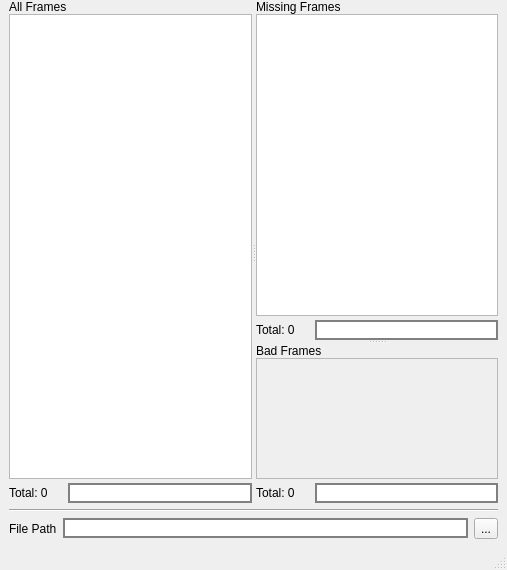
<?xml version="1.0" encoding="UTF-8"?>
<ui version="4.0">
 <class>MainWindow</class>
 <widget class="QMainWindow" name="MainWindow">
  <property name="geometry">
   <rect>
    <x>0</x>
    <y>0</y>
    <width>507</width>
    <height>570</height>
   </rect>
  </property>
  <property name="windowTitle">
   <string>MainWindow</string>
  </property>
  <widget class="QWidget" name="centralwidget">
   <layout class="QVBoxLayout" name="verticalLayout">
    <property name="topMargin">
     <number>0</number>
    </property>
    <item>
     <widget class="QSplitter" name="splitter_2">
      <property name="orientation">
       <enum>Qt::Horizontal</enum>
      </property>
      <widget class="QWidget" name="layoutWidget">
       <layout class="QVBoxLayout" name="verticalLayout_5">
        <property name="spacing">
         <number>0</number>
        </property>
        <item>
         <widget class="QLabel" name="label_3">
          <property name="text">
           <string>All Frames</string>
          </property>
         </widget>
        </item>
        <item>
         <widget class="QPlainTextEdit" name="allFramesBox">
          <property name="font">
           <font>
            <pointsize>8</pointsize>
           </font>
          </property>
          <property name="lineWrapMode">
           <enum>QPlainTextEdit::NoWrap</enum>
          </property>
          <property name="readOnly">
           <bool>true</bool>
          </property>
          <property name="textInteractionFlags">
           <set>Qt::TextSelectableByKeyboard|Qt::TextSelectableByMouse</set>
          </property>
          <property name="backgroundVisible">
           <bool>false</bool>
          </property>
         </widget>
        </item>
        <item>
         <layout class="QHBoxLayout" name="horizontalLayout_4">
          <property name="spacing">
           <number>20</number>
          </property>
          <property name="topMargin">
           <number>4</number>
          </property>
          <item>
           <widget class="QLabel" name="allLabel">
            <property name="text">
             <string>Total: 0</string>
            </property>
           </widget>
          </item>
          <item>
           <widget class="QLineEdit" name="allBox">
            <property name="styleSheet">
             <string>border: 2px solid gray</string>
            </property>
            <property name="readOnly">
             <bool>true</bool>
            </property>
           </widget>
          </item>
         </layout>
        </item>
       </layout>
      </widget>
      <widget class="QSplitter" name="splitter">
       <property name="orientation">
        <enum>Qt::Vertical</enum>
       </property>
       <widget class="QWidget" name="layoutWidget">
        <layout class="QVBoxLayout" name="verticalLayout_4">
         <property name="spacing">
          <number>0</number>
         </property>
         <item>
          <widget class="QLabel" name="label_2">
           <property name="text">
            <string>Missing Frames</string>
           </property>
          </widget>
         </item>
         <item>
          <widget class="QPlainTextEdit" name="missingFramesBox">
           <property name="font">
            <font>
             <pointsize>10</pointsize>
            </font>
           </property>
           <property name="lineWrapMode">
            <enum>QPlainTextEdit::NoWrap</enum>
           </property>
           <property name="readOnly">
            <bool>true</bool>
           </property>
           <property name="textInteractionFlags">
            <set>Qt::TextSelectableByKeyboard|Qt::TextSelectableByMouse</set>
           </property>
           <property name="backgroundVisible">
            <bool>false</bool>
           </property>
          </widget>
         </item>
         <item>
          <layout class="QHBoxLayout" name="horizontalLayout_2">
           <property name="spacing">
            <number>20</number>
           </property>
           <property name="topMargin">
            <number>4</number>
           </property>
           <item>
            <widget class="QLabel" name="missingLabel">
             <property name="text">
              <string>Total: 0</string>
             </property>
            </widget>
           </item>
           <item>
            <widget class="QLineEdit" name="missingBox">
             <property name="styleSheet">
              <string>border: 2px solid gray</string>
             </property>
             <property name="readOnly">
              <bool>true</bool>
             </property>
            </widget>
           </item>
          </layout>
         </item>
        </layout>
       </widget>
       <widget class="QWidget" name="layoutWidget">
        <layout class="QVBoxLayout" name="verticalLayout_3">
         <property name="spacing">
          <number>0</number>
         </property>
         <item>
          <widget class="QLabel" name="label">
           <property name="text">
            <string>Bad Frames</string>
           </property>
          </widget>
         </item>
         <item>
          <widget class="QScrollArea" name="badFramesBox">
           <property name="widgetResizable">
            <bool>true</bool>
           </property>
           <widget class="QWidget" name="scrollAreaWidgetContents">
            <property name="geometry">
             <rect>
              <x>0</x>
              <y>0</y>
              <width>238</width>
              <height>69</height>
             </rect>
            </property>
            <layout class="QVBoxLayout" name="verticalLayout_2">
             <property name="spacing">
              <number>2</number>
             </property>
             <property name="margin">
              <number>2</number>
             </property>
             <item>
              <widget class="QLabel" name="badFramesLabel">
               <property name="text">
                <string/>
               </property>
               <property name="alignment">
                <set>Qt::AlignLeading|Qt::AlignLeft|Qt::AlignTop</set>
               </property>
               <property name="openExternalLinks">
                <bool>true</bool>
               </property>
              </widget>
             </item>
            </layout>
           </widget>
          </widget>
         </item>
         <item>
          <layout class="QHBoxLayout" name="horizontalLayout_3">
           <property name="spacing">
            <number>20</number>
           </property>
           <property name="topMargin">
            <number>4</number>
           </property>
           <item>
            <widget class="QLabel" name="badLabel">
             <property name="text">
              <string>Total: 0</string>
             </property>
            </widget>
           </item>
           <item>
            <widget class="QLineEdit" name="badBox">
             <property name="styleSheet">
              <string>border: 2px solid gray</string>
             </property>
             <property name="readOnly">
              <bool>true</bool>
             </property>
            </widget>
           </item>
          </layout>
         </item>
        </layout>
       </widget>
      </widget>
     </widget>
    </item>
    <item>
     <widget class="Line" name="line_2">
      <property name="orientation">
       <enum>Qt::Horizontal</enum>
      </property>
     </widget>
    </item>
    <item>
     <layout class="QHBoxLayout" name="horizontalLayout">
      <item>
       <widget class="QLabel" name="label_4">
        <property name="text">
         <string>File Path</string>
        </property>
       </widget>
      </item>
      <item>
       <widget class="QLineEdit" name="filePathBox">
        <property name="styleSheet">
         <string>border: 2px solid gray</string>
        </property>
       </widget>
      </item>
      <item>
       <widget class="QToolButton" name="browseButton">
        <property name="text">
         <string>...</string>
        </property>
       </widget>
      </item>
     </layout>
    </item>
   </layout>
  </widget>
  <widget class="QMenuBar" name="menubar">
   <property name="geometry">
    <rect>
     <x>0</x>
     <y>0</y>
     <width>507</width>
     <height>22</height>
    </rect>
   </property>
  </widget>
  <widget class="QStatusBar" name="statusbar"/>
 </widget>
 <resources/>
 <connections/>
</ui>
